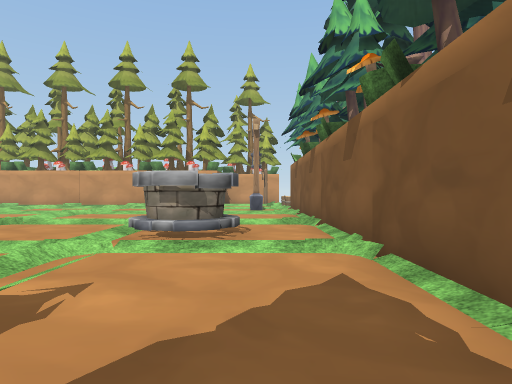
view 1 (above)

16 first-person views from a walk through a 3-D level made in the Unity game engine. The camera is 1.2 m above the floor, looks level and sees 75° across. The floor is counted in squares, 2 m on a side. Each view is taken from the middle of a square. On the plan, view 1 faces up. The plan holds only what a view shows up to about 10 squares ahead; the rest is blank. The place goes on beyond the plan. The player is left out. Some surface patterns are stand-ins.

view 2
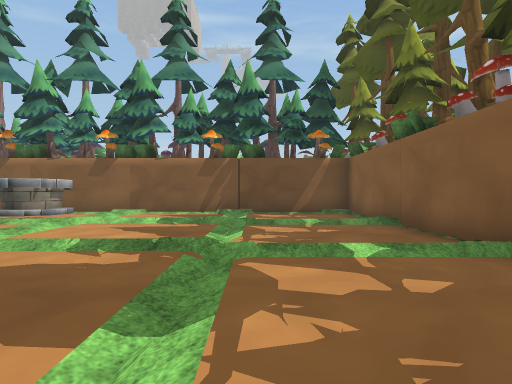

view 3
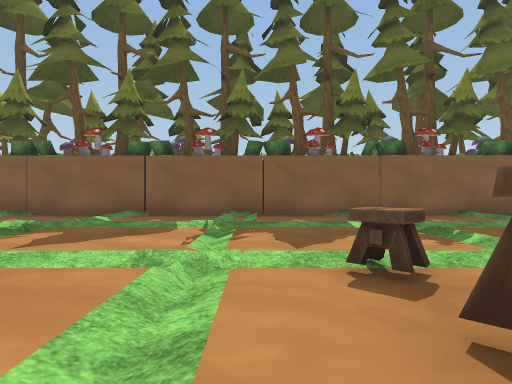

view 4
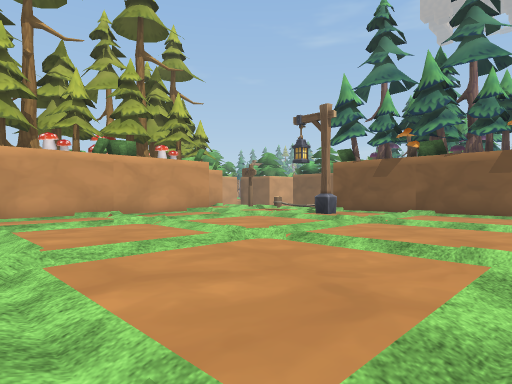

view 5
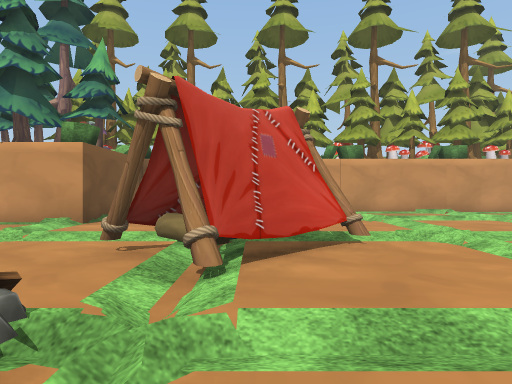

view 6
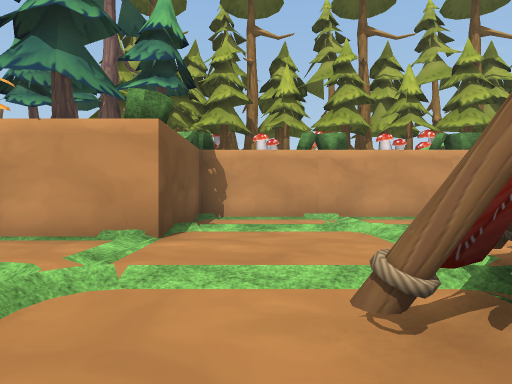

view 7
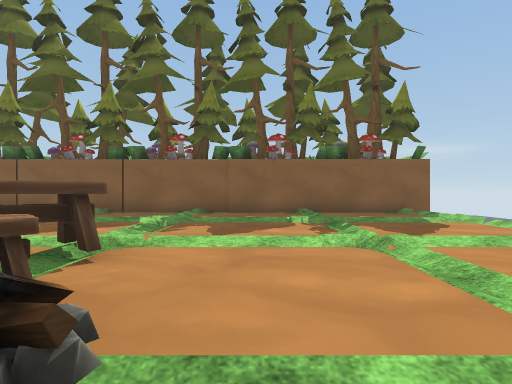

view 8
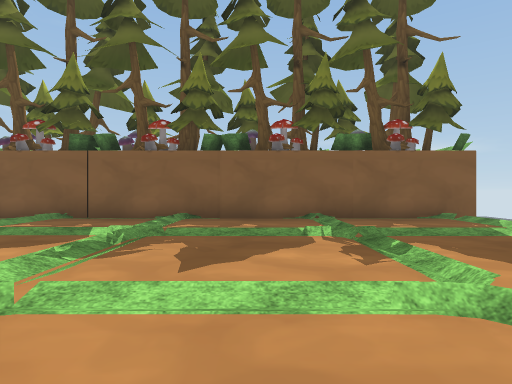

view 9
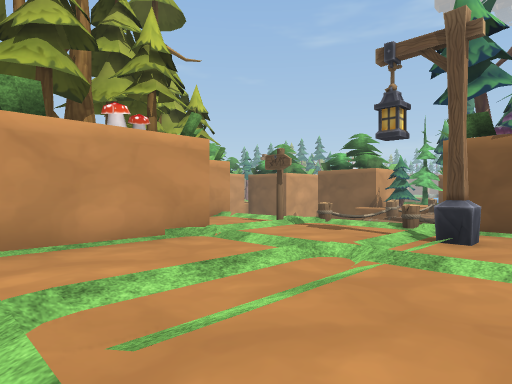

view 10
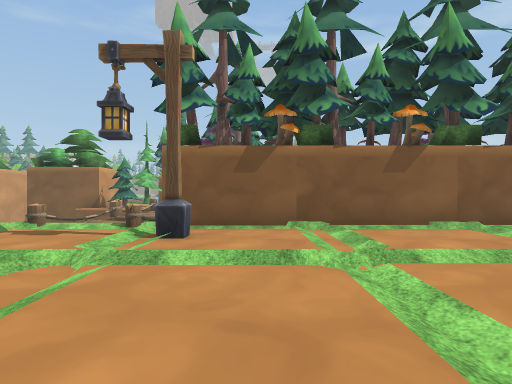

view 11
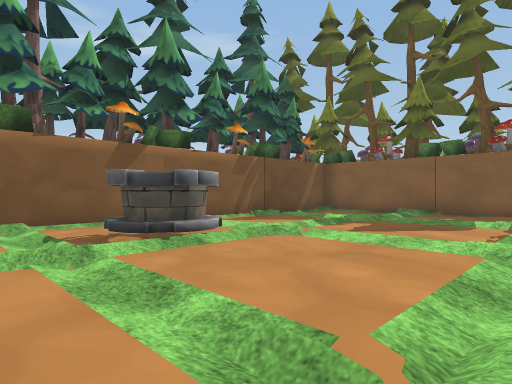

view 12
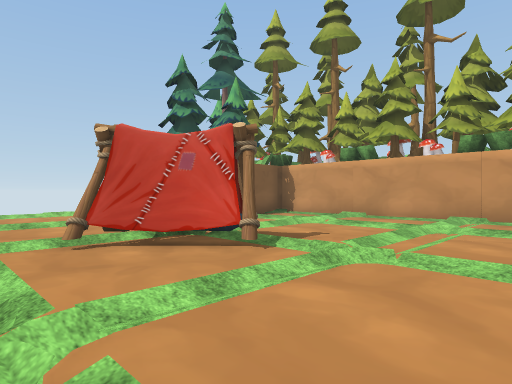

view 13
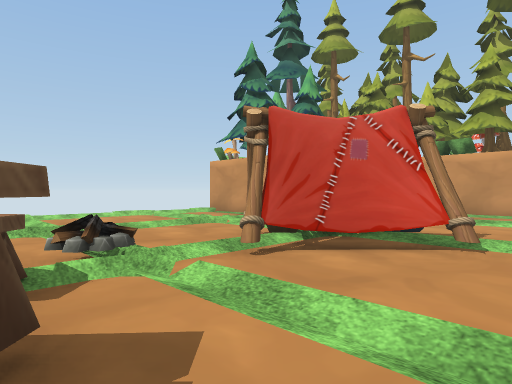

view 14
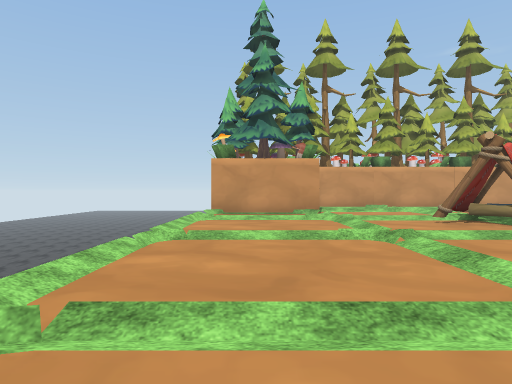

view 15
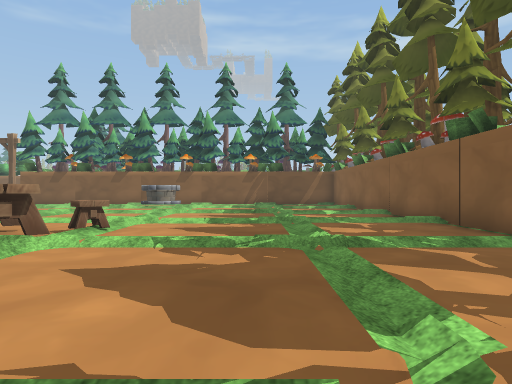

view 16
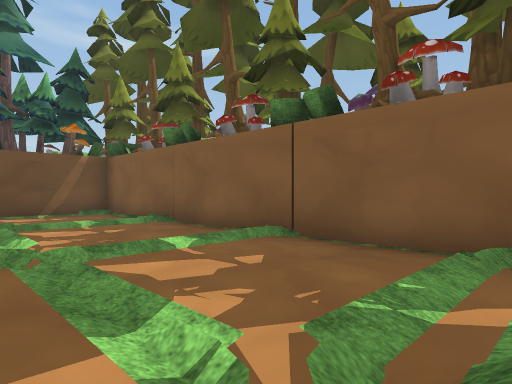

### Floor plan
Points are (right, up) in squares from view 1. A wall is a line through its corners. A room is listed if a view was taken in it or the views show most of it. See-through windows are left out.
Room 1 (views 1, 2, 3, 4, 5, 6, 7, 8, 9, 10, 11, 12, 13, 14, 15, 16)
walls: (1.2, 10.4) (1.2, 11.4); (-5.6, -2.5) (-4.5, -2.5); (-8.6, -2.5) (-7.5, -2.5); (1.2, 0.5) (1.2, 7.6); (-2.5, 14.4) (-13.2, 14.4) (-13.2, 11.2) (-16.2, 11.2); (-2.6, -2.5) (-1.5, -2.5); (-0.6, -2.5) (0.4, -2.5); (-11.6, -2.5) (-10.4, -2.5); (1.2, -2.5) (1.2, -1.4); (-14.5, -2.5) (-13.4, -2.5); (1.3, 17.2) (0.4, 17.2); (-17, -2.5) (-16.4, -2.5)
objects: tree (-17, 14) to (-16, 14); tree (-16, -3); tree (-16, 13); tree (-16, 15); tree (-15, -3); tree (-15, 13); tree (-13, -5); tree (-13, -3); tree (-12, -5); tree (-12, -3); bench (-11, 5); other object (-11, 6); tent (-11, 8) to (-9, 10); tree (-10, -5); tree (-10, -3); bench (-10, 4) to (-9, 5); tree (-9, -5); tree (-9, -3); bench (-9, 4); tree (-7, -5); tree (-7, -3); tree (-6, -5); tree (-6, -3); tree (-4, -5); tree (-4, -3); tree (-3, -5); tree (-3, -3); tree (-2, 15); tree (-1, -5); well (-1, 4) to (-1, 5); tree (0, -5); lamp (0, 11); sign (0, 15); tree (1, -3); tree (2, -1); tree (2, 0); tree (2, 8); tree (2, 9); tree (2, 10); tree (2, 12); tree (3, -1); tree (3, 2); tree (3, 5); tree (3, 8); tree (3, 9); tree (3, 12)

Positions as (right, up) in squares from view 1, and headings:
1: (0, 0), facing up
2: (-8, 0), facing right
3: (-8, 6), facing down
4: (-8, 6), facing up-right
5: (-10, 5), facing up
6: (-12, 7), facing up
7: (-12, 7), facing down
8: (-12, 5), facing down
9: (-5, 10), facing up-right
10: (-5, 10), facing right
11: (-5, 7), facing down-right
12: (-6, 6), facing up-left
13: (-8, 5), facing up-left
14: (-15, 2), facing up
15: (-14, 1), facing right
16: (-8, 1), facing down-right
